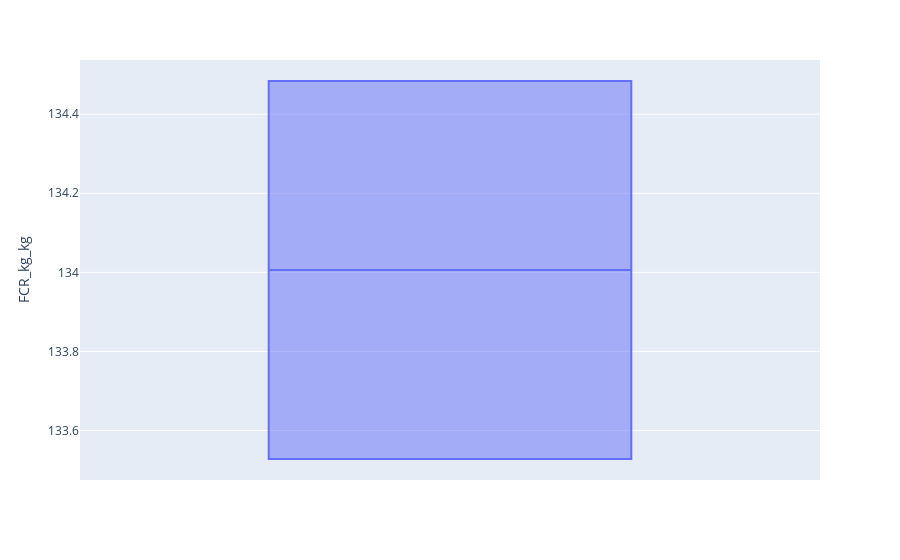
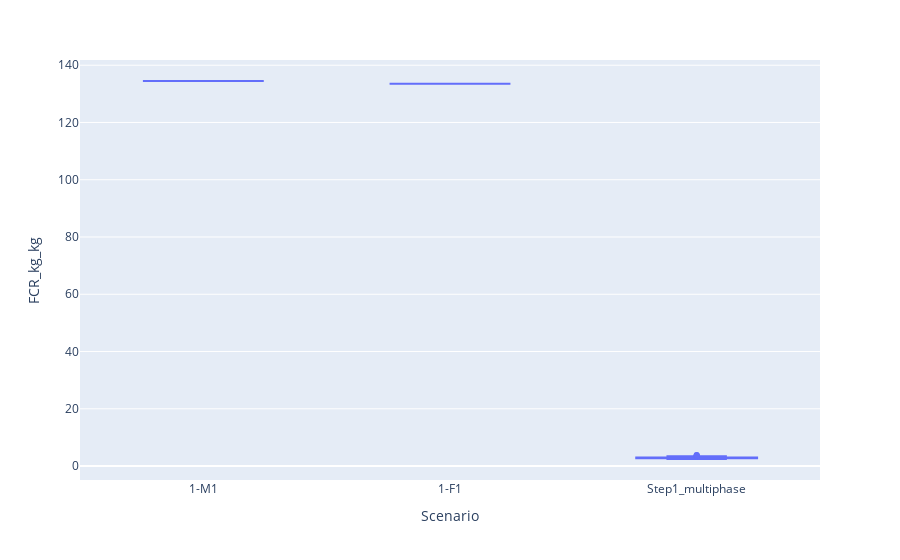

Notebook code for these charts, in order:
### Code cell
# performances = {}
performances[param['scenario']] = pd.read_csv("Performances %s .txt" % (param['scenario']), sep=' ', header =0)
FCR_kg_kg = px.box(performances[param['scenario']],y='FCR_kg_kg', height = 500)
FCR_kg_kg.show()

performances_tot = pd.concat([performances['Step1_multiphase_Variability0'],performances['Step1_multiphase']], axis=0)
FCR_kg_kg = px.box(performances_tot,x='Scenario', y='FCR_kg_kg', height = 500)
FCR_kg_kg.show()

### Figure 1 — Plotly figure (JSON) as saved in the notebook; plotly's stock layout.template omitted (floating-point values rounded to 4 significant figures)
{"data": [{"alignmentgroup": "True", "hovertemplate": "FCR_kg_kg=%{y}<extra></extra>", "legendgroup": "", "marker": {"color": "#636efa"}, "name": "", "notched": false, "offsetgroup": "", "orientation": "v", "showlegend": false, "type": "box", "x0": " ", "xaxis": "x", "y": [134.5, 134.5, 134.5, 134.5, 134.5, 134.5, 134.5, 134.5, 134.5, 134.5, 134.5, 134.5, 134.5, 134.5, 134.5, 134.5, 134.5, 134.5, 134.5, 134.5, 134.5, 134.5, 134.5, 134.5, 134.5, 134.5, 134.5, 134.5, 134.5, 134.5, 134.5, 134.5, 134.5, 134.5, 134.5, 134.5, 134.5, 134.5, 134.5, 134.5, 134.5, 134.5, 134.5, 134.5, 134.5, 134.5, 134.5, 134.5, 134.5, 134.5, 133.5, 133.5, 133.5, 133.5, 133.5, 133.5, 133.5, 133.5, 133.5, 133.5, 133.5, 133.5, 133.5, 133.5, 133.5, 133.5, 133.5, 133.5, 133.5, 133.5, 133.5, 133.5, 133.5, 133.5, 133.5, 133.5, 133.5, 133.5, 133.5, 133.5, 133.5, 133.5, 133.5, 133.5, 133.5, 133.5, 133.5, 133.5, 133.5, 133.5, 133.5, 133.5, 133.5, 133.5, 133.5, 133.5, 133.5, 133.5, 133.5, 133.5], "y0": " ", "yaxis": "y"}], "layout": {"autosize": true, "boxmode": "group", "legend": {"tracegroupgap": 0}, "margin": {"t": 60}, "xaxis": {"anchor": "y", "autorange": true, "domain": [0, 1], "range": [-0.5, 0.5], "type": "category"}, "yaxis": {"anchor": "x", "autorange": true, "domain": [0, 1], "range": [133.5, 134.5], "title": {"text": "FCR_kg_kg"}, "type": "linear"}}}

### Figure 2 — Plotly figure (JSON) as saved in the notebook; plotly's stock layout.template omitted (floating-point values rounded to 4 significant figures; data arrays with more than 128 entries replaced by an {"elided": "..."} marker saying what was removed)
{"data": [{"alignmentgroup": "True", "hovertemplate": "Scenario=%{x}<br>FCR_kg_kg=%{y}<extra></extra>", "legendgroup": "", "marker": {"color": "#636efa"}, "name": "", "notched": false, "offsetgroup": "", "orientation": "v", "showlegend": false, "type": "box", "x": {"elided": "175 str values"}, "x0": " ", "xaxis": "x", "y": {"elided": "175 float values"}, "y0": " ", "yaxis": "y"}], "layout": {"autosize": true, "boxmode": "group", "legend": {"tracegroupgap": 0}, "margin": {"t": 60}, "xaxis": {"anchor": "y", "autorange": true, "domain": [0, 1], "range": [-0.5, 2.5], "title": {"text": "Scenario"}, "type": "category"}, "yaxis": {"anchor": "x", "autorange": true, "domain": [0, 1], "range": [-4.868, 141.8], "title": {"text": "FCR_kg_kg"}, "type": "linear"}}}
